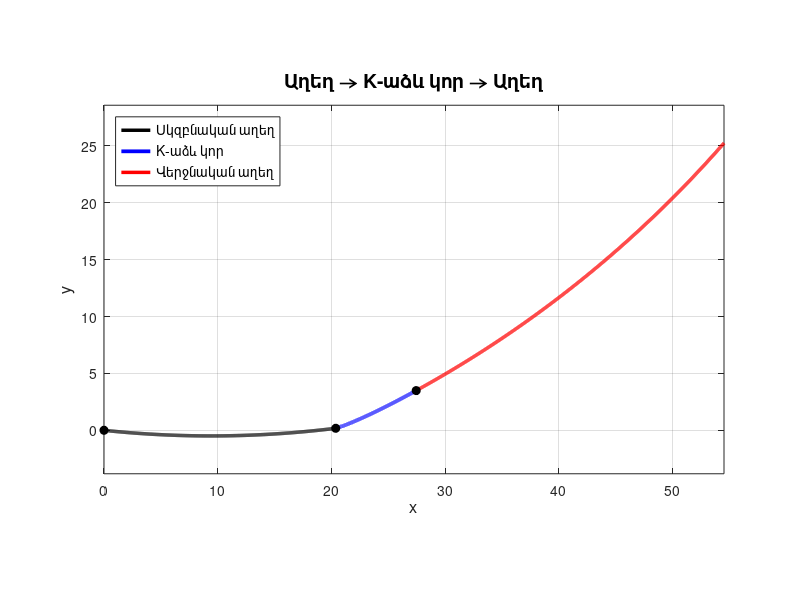

Here is the MATLAB script that generated this plot:

k  = 0.2;
R0 = 100;
L  = 400;

R1   = 90;              
phi1 = 13*pi/180;       
phi2 = 20*pi/180;      

x0 = 0;
y0 = 0;
alpha0 = -6*pi/180;     

p = (1-k)/k;


f = @(beta) (L./(k.*beta)) .* (sin(beta)).^p - R0;

Nscan  = 6000;
a_scan = 1e-4;
b_scan = pi/2 - 1e-4;

beta_scan = linspace(a_scan, b_scan, Nscan);
f_scan = arrayfun(f, beta_scan);

idx = 0;
for i = 1:length(f_scan)-1
    if f_scan(i)*f_scan(i+1) < 0
        idx = i;
        break;
    end
end

if idx == 0
    error('beta0-ի իրական լուծում չգտնվեց');
end

a = beta_scan(idx);
b = beta_scan(idx+1);

fa = f(a);
fb = f(b);

if fa*fb > 0
    error('Կիսման մեթոդի համար ճիշտ միջակայք չի գտնվել');
end

tol = 1e-12;
maxIter = 1000;

for iter = 1:maxIter
    c = (a + b)/2;
    fc = f(c);

    if fa*fc < 0
        b = c;
        fb = fc;
    else
        a = c;
        fa = fc;
    end

    if abs(b-a) < tol
        break;
    end
end

beta0 = (a + b)/2;
A0    = L / (k * beta0);

R_check = A0 * (sin(beta0)).^p;
L_check = A0 * k * beta0;

xc1 = x0 - R1*sin(alpha0);
yc1 = y0 + R1*cos(alpha0);

theta1_start = atan2(y0 - yc1, x0 - xc1);

N1 = 900;
theta1 = linspace(theta1_start, theta1_start + phi1, N1);

xA1 = xc1 + R1*cos(theta1);
yA1 = yc1 + R1*sin(theta1);

x1 = xA1(end);
y1 = yA1(end);
alpha1 = alpha0 + phi1;


Nk = 4000;
beta = linspace(0, beta0, Nk);

Fx = cos(beta) .* (sin(beta)).^p;
Fy = sin(beta) .* (sin(beta)).^p;

xK_local = zeros(1, Nk);
yK_local = zeros(1, Nk);

for i = 2:Nk
    db = beta(i) - beta(i-1);

    xK_local(i) = xK_local(i-1) + 0.5*db*(Fx(i-1) + Fx(i));
    yK_local(i) = yK_local(i-1) + 0.5*db*(Fy(i-1) + Fy(i));
end

xK_local = A0 * xK_local;
yK_local = A0 * yK_local;

xK = zeros(1, Nk);
yK = zeros(1, Nk);

for i = 1:Nk
    xK(i) = x1 + xK_local(i)*cos(alpha1) - yK_local(i)*sin(alpha1);
    yK(i) = y1 + xK_local(i)*sin(alpha1) + yK_local(i)*cos(alpha1);
end


x2 = xK(end);
y2 = yK(end);

alpha2 = alpha1 + beta0;

xc2 = x2 - R0*sin(alpha2);
yc2 = y2 + R0*cos(alpha2);

theta2_start = atan2(y2 - yc2, x2 - xc2);

N2 = 1000;
theta2 = linspace(theta2_start, theta2_start + phi2, N2);

xA2 = xc2 + R0*cos(theta2);
yA2 = yc2 + R0*sin(theta2);


figure('Color','w','Position',[100 100 1150 650]);
hold on; grid on; box on; axis equal;

plot(xA1, yA1, 'k', 'LineWidth', 2.5);
plot(xK,  yK,  'b', 'LineWidth', 2.7);
plot(xA2, yA2, 'r', 'LineWidth', 2.5);

plot(x0, y0, 'ko', 'MarkerFaceColor', 'k', 'MarkerSize', 6);
plot(x1, y1, 'ko', 'MarkerFaceColor', 'k', 'MarkerSize', 6);
plot(x2, y2, 'ko', 'MarkerFaceColor', 'k', 'MarkerSize', 6);

xlabel('x', 'FontSize', 12);
ylabel('y', 'FontSize', 12);
title('Աղեղ \rightarrow K-աձև կոր \rightarrow Աղեղ', 'FontSize', 14);

legend('Սկզբնական աղեղ', 'K-աձև կոր', 'Վերջնական աղեղ', ...
       'Location', 'northwest', 'FontSize', 10);
